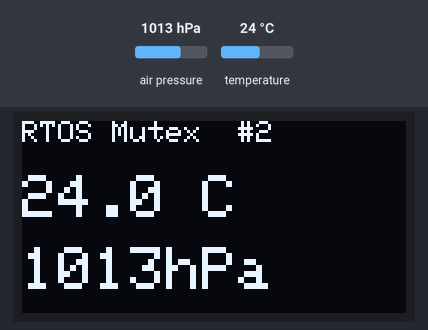
The program below on a simulated ESP32. On the bench: 128×64 one-colour display. The inputs (shaded band) are chosen by the test bench; at power-on: air pressure 1013 hPa, temperature 24 °C. WiFi joins after 1.5 s; servers stay silent unless stated; what the program prints to the serial monitor is not drawn.

Above: at 1.8 s.
1.9 s: air pressure set to 952 hPa
At 3.8 s:
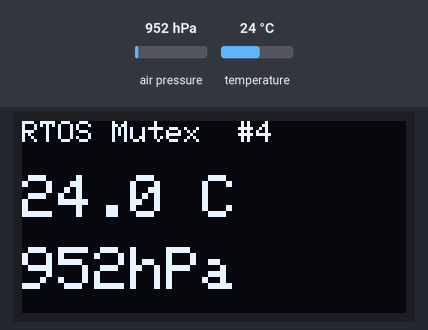
4.5 s: temperature set to 12 °C
At 5.8 s:
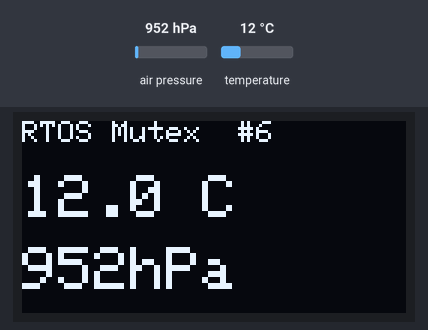
7.5 s: air pressure set to 975 hPa
At 8.4 s:
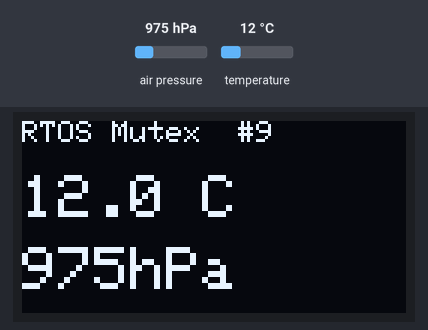
10.5 s: temperature set to 19 °C
At 11.8 s:
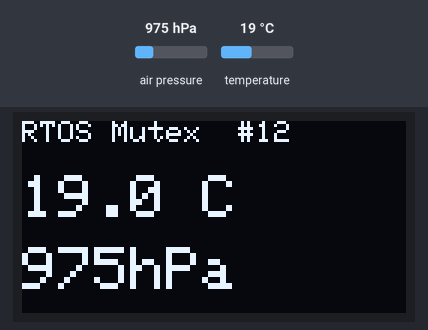
Timing chart, 0 to 13.5 s (numbered marks = the images above; inputs shaded):
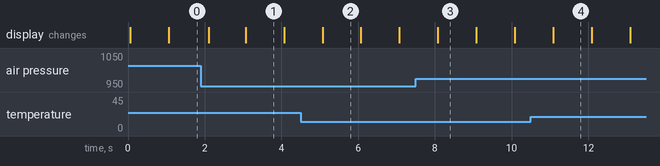

Measured:
- what the display in image 1 shows lasts 1.0 s, from 3.1 s to 4.1 s

The program:

main.cpp
```cpp
// SIN proteccion — las dos tareas pueden interrumpirse mutuamente:
//
// Core 1: Tarea OLED inicia transaccion SPI [CS_OLED=LOW] ...enviando bytes...
//           INTERRUMPIDA por scheduler
// Core 1: Tarea ETH inicia transaccion SPI  [CS_ETH=LOW]  ...enviando bytes...
//           ETH termina, OLED retoma...  bytes mezclados = pantalla corrupta

// CON Mutex:
// Tarea OLED: xSemaphoreTake(xSpiMutex, portMAX_DELAY)
//   → Tarea ETH llama xSemaphoreTake → BLOQUEADA hasta que OLED libere
//   Tarea OLED termina transaccion completa sin interrupcion
//   xSemaphoreGive(xSpiMutex)
//   → Tarea ETH se desbloquea y obtiene el bus
#include <Arduino.h>
#include <SPI.h>
#include <Wire.h>
#include <Adafruit_GFX.h>
#include <Adafruit_SSD1306.h>
#include <Ethernet.h>
#include <Adafruit_BMP280.h>

#define OLED_MOSI 23
#define OLED_CLK  18
#define OLED_DC    2
#define OLED_CS    5
#define OLED_RST   4
#define ETH_CS    15

Adafruit_SSD1306 display(128,64,OLED_MOSI,OLED_CLK,OLED_DC,OLED_RST,OLED_CS);
Adafruit_BMP280  bmp;

// El Mutex protege el bus SPI compartido
SemaphoreHandle_t xSpiMutex = NULL;

// Semaforo binario para senalizar dato nuevo disponible
SemaphoreHandle_t xDataReady = NULL;

volatile float gTemp = 0, gPres = 0;

// ── Tarea: actualiza OLED (necesita SPI) ────────────────
void taskOLED(void* p) {
    uint32_t updates = 0;
    for (;;) {
        // Esperar senal de dato nuevo (semaforo binario)
        xSemaphoreTake(xDataReady, portMAX_DELAY);

        // Tomar Mutex antes de usar SPI
        if (xSemaphoreTake(xSpiMutex, pdMS_TO_TICKS(200)) == pdTRUE) {
            display.clearDisplay();
            display.setTextColor(WHITE);
            display.setTextSize(1);
            display.setCursor(0,0);
            display.printf("RTOS Mutex  #%u", ++updates);
            display.setTextSize(2);
            display.setCursor(0,18);
            display.printf("%.1f C", gTemp);
            display.setCursor(0,42);
            display.printf("%.0fhPa", gPres);
            display.display();
            xSemaphoreGive(xSpiMutex);   // Liberar SIEMPRE
        } else {
            Serial.println("[OLED] Timeout esperando Mutex SPI");
        }
    }
}

// ── Tarea: envio Ethernet periodico (necesita SPI) ──────
void taskEthernet(void* p) {
    byte mac[] = {0xDE,0xAD,0xBE,0xEF,0xFE,0x01};
    IPAddress ip(192,168,1,100);
    Ethernet.init(ETH_CS);
    Ethernet.begin(mac, ip);
    vTaskDelay(pdMS_TO_TICKS(2000));
    uint32_t sends = 0;
    for (;;) {
        if (xSemaphoreTake(xSpiMutex, pdMS_TO_TICKS(500)) == pdTRUE) {
            Serial.printf("[ETH] Enviando paquete #%u T=%.1f\n", ++sends, gTemp);
            // Aqui iria el envio real via Ethernet.client...
            vTaskDelay(pdMS_TO_TICKS(50));   // Simular TX
            xSemaphoreGive(xSpiMutex);
        }
        vTaskDelay(pdMS_TO_TICKS(5000));
    }
}

// ── Tarea: leer sensor y senalizar ──────────────────────
void taskSensor(void* p) {
    for (;;) {
        gTemp = bmp.readTemperature();
        gPres = bmp.readPressure() / 100.0f;
        // Senalizar que hay dato nuevo (semaforo binario)
        xSemaphoreGive(xDataReady);
        vTaskDelay(pdMS_TO_TICKS(1000));
    }
}

void setup() {
    Serial.begin(115200);
    Wire.begin(21,22);
    bmp.begin(0x76);
    display.begin(SSD1306_SWITCHCAPVCC);

    xSpiMutex = xSemaphoreCreateMutex();
    xDataReady = xSemaphoreCreateBinary();

    xTaskCreatePinnedToCore(taskSensor,   "Sensor",  4096, NULL, 3, NULL, 1);
    xTaskCreatePinnedToCore(taskOLED,     "OLED",    4096, NULL, 2, NULL, 1);
    xTaskCreatePinnedToCore(taskEthernet, "ETH",     4096, NULL, 1, NULL, 0);
}

void loop() { vTaskDelay(pdMS_TO_TICKS(1000)); }
```
